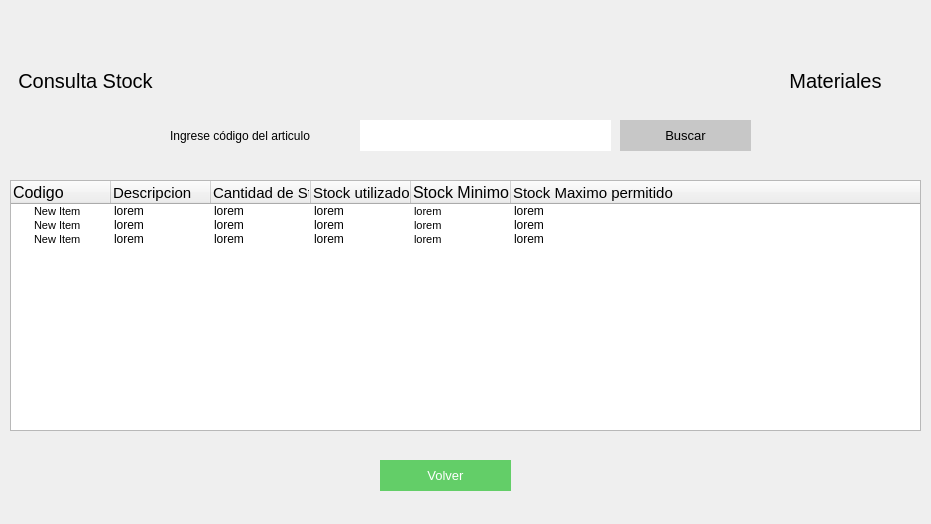
<?xml version="1.0" encoding="UTF-8"?>
<ui version="4.0">
 <class>Form</class>
 <widget class="QWidget" name="Form">
  <property name="geometry">
   <rect>
    <x>0</x>
    <y>0</y>
    <width>931</width>
    <height>524</height>
   </rect>
  </property>
  <property name="windowTitle">
   <string>Form</string>
  </property>
  <widget class="QTreeWidget" name="treeWidget">
   <property name="geometry">
    <rect>
     <x>10</x>
     <y>180</y>
     <width>911</width>
     <height>251</height>
    </rect>
   </property>
   <column>
    <property name="text">
     <string>Codigo</string>
    </property>
    <property name="font">
     <font>
      <pointsize>12</pointsize>
     </font>
    </property>
   </column>
   <column>
    <property name="text">
     <string>Descripcion</string>
    </property>
    <property name="font">
     <font>
      <pointsize>11</pointsize>
     </font>
    </property>
   </column>
   <column>
    <property name="text">
     <string>Cantidad de Stock disponible</string>
    </property>
    <property name="font">
     <font>
      <pointsize>11</pointsize>
     </font>
    </property>
   </column>
   <column>
    <property name="text">
     <string>Stock utilizado en los ultimos 30 dias</string>
    </property>
    <property name="font">
     <font>
      <pointsize>11</pointsize>
     </font>
    </property>
   </column>
   <column>
    <property name="text">
     <string>Stock Minimo permitido</string>
    </property>
    <property name="font">
     <font>
      <pointsize>12</pointsize>
     </font>
    </property>
   </column>
   <column>
    <property name="text">
     <string>Stock Maximo permitido</string>
    </property>
    <property name="font">
     <font>
      <pointsize>11</pointsize>
     </font>
    </property>
   </column>
   <item>
    <property name="text">
     <string>New Item  </string>
    </property>
    <property name="font">
     <font>
      <pointsize>8</pointsize>
     </font>
    </property>
    <property name="text">
     <string>lorem</string>
    </property>
    <property name="text">
     <string>lorem</string>
    </property>
    <property name="text">
     <string>lorem</string>
    </property>
    <property name="text">
     <string>lorem</string>
    </property>
    <property name="font">
     <font>
      <pointsize>8</pointsize>
     </font>
    </property>
    <property name="text">
     <string>lorem</string>
    </property>
   </item>
   <item>
    <property name="text">
     <string>New Item</string>
    </property>
    <property name="font">
     <font>
      <pointsize>8</pointsize>
     </font>
    </property>
    <property name="text">
     <string>lorem</string>
    </property>
    <property name="text">
     <string>lorem</string>
    </property>
    <property name="text">
     <string>lorem</string>
    </property>
    <property name="text">
     <string>lorem</string>
    </property>
    <property name="font">
     <font>
      <pointsize>8</pointsize>
     </font>
    </property>
    <property name="text">
     <string>lorem</string>
    </property>
   </item>
   <item>
    <property name="text">
     <string>New Item</string>
    </property>
    <property name="font">
     <font>
      <pointsize>8</pointsize>
     </font>
    </property>
    <property name="text">
     <string>lorem</string>
    </property>
    <property name="text">
     <string>lorem</string>
    </property>
    <property name="text">
     <string>lorem</string>
    </property>
    <property name="text">
     <string>lorem</string>
    </property>
    <property name="font">
     <font>
      <pointsize>8</pointsize>
     </font>
    </property>
    <property name="text">
     <string>lorem</string>
    </property>
   </item>
  </widget>
  <widget class="QLabel" name="label_2">
   <property name="geometry">
    <rect>
     <x>0</x>
     <y>60</y>
     <width>171</width>
     <height>41</height>
    </rect>
   </property>
   <property name="styleSheet">
    <string notr="true">font-size:20px;
</string>
   </property>
   <property name="text">
    <string>Consulta Stock</string>
   </property>
   <property name="alignment">
    <set>Qt::AlignCenter</set>
   </property>
  </widget>
  <widget class="QLabel" name="label_3">
   <property name="geometry">
    <rect>
     <x>750</x>
     <y>60</y>
     <width>171</width>
     <height>41</height>
    </rect>
   </property>
   <property name="styleSheet">
    <string notr="true">font-size:20px;
</string>
   </property>
   <property name="text">
    <string>Materiales</string>
   </property>
   <property name="alignment">
    <set>Qt::AlignCenter</set>
   </property>
  </widget>
  <widget class="QPushButton" name="pushButton">
   <property name="geometry">
    <rect>
     <x>380</x>
     <y>460</y>
     <width>131</width>
     <height>31</height>
    </rect>
   </property>
   <property name="styleSheet">
    <string notr="true">background-color: rgb(99, 206, 104);
color:white;
font-size:10pt;
border:none;</string>
   </property>
   <property name="text">
    <string>Volver</string>
   </property>
  </widget>
  <widget class="QLabel" name="label">
   <property name="geometry">
    <rect>
     <x>170</x>
     <y>120</y>
     <width>171</width>
     <height>31</height>
    </rect>
   </property>
   <property name="styleSheet">
    <string notr="true">font: 11pt &quot;MS Shell Dlg 2&quot;;
text-align:center;</string>
   </property>
   <property name="text">
    <string>Ingrese código del articulo</string>
   </property>
  </widget>
  <widget class="QLineEdit" name="lineEdit">
   <property name="geometry">
    <rect>
     <x>360</x>
     <y>120</y>
     <width>251</width>
     <height>31</height>
    </rect>
   </property>
   <property name="styleSheet">
    <string notr="true">border:none;
background-color: rgb(255, 255, 255);
font: 11pt &quot;MS Shell Dlg 2&quot;;</string>
   </property>
   <property name="text">
    <string/>
   </property>
  </widget>
  <widget class="QPushButton" name="pushButton_3">
   <property name="geometry">
    <rect>
     <x>620</x>
     <y>120</y>
     <width>131</width>
     <height>31</height>
    </rect>
   </property>
   <property name="styleSheet">
    <string notr="true">background-color: rgb(199, 199, 199);
color:black;
font-size:10pt;
border:none;</string>
   </property>
   <property name="text">
    <string>Buscar</string>
   </property>
  </widget>
 </widget>
 <resources/>
 <connections/>
</ui>
